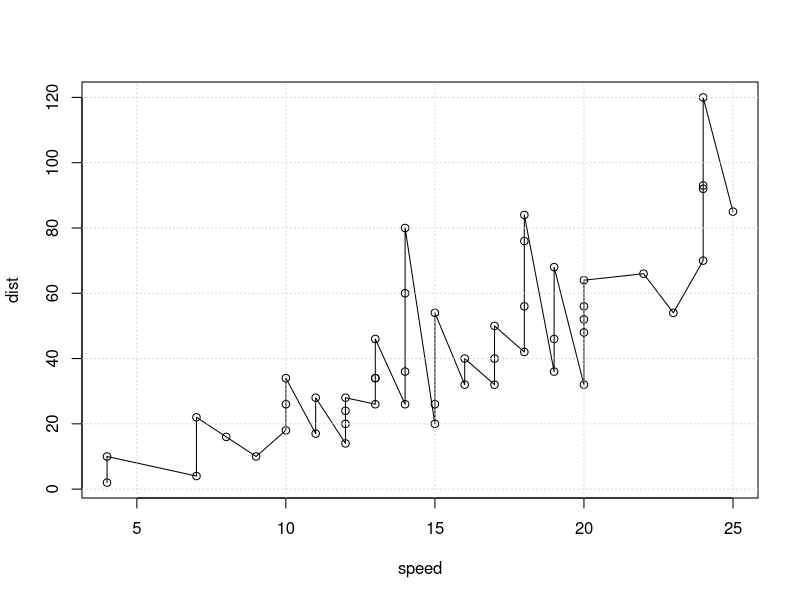

Here is the R script that generated this plot:
## ---- chunk 1
## Du kan nu skrive r kode 

1+1
## ---- chunk 2
library(car)
# Car pakken har et dataset der hedder "cars"
speed=cars$speed
dist=cars$dist
plot(speed, dist); lines(speed, dist); grid()
## ---- chunk 3
#install.packages('tinytex')
#tinytex::install_tinytex()
